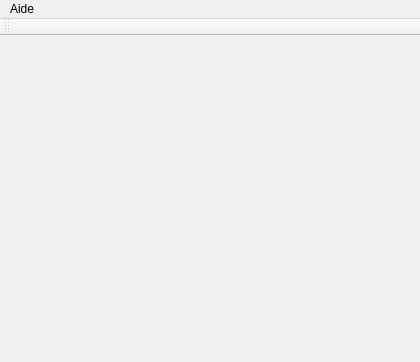
<?xml version="1.0" encoding="UTF-8"?>
<ui version="4.0">
 <class>MainWindow</class>
 <widget class="QMainWindow" name="MainWindow">
  <property name="geometry">
   <rect>
    <x>0</x>
    <y>0</y>
    <width>420</width>
    <height>362</height>
   </rect>
  </property>
  <property name="windowTitle">
   <string>Wifibot</string>
  </property>
  <property name="windowIcon">
   <iconset resource="ressources.qrc">
    <normaloff>:/robot.png</normaloff>:/robot.png</iconset>
  </property>
  <widget class="QWidget" name="centralWidget"/>
  <widget class="QMenuBar" name="menuBar">
   <property name="geometry">
    <rect>
     <x>0</x>
     <y>0</y>
     <width>420</width>
     <height>21</height>
    </rect>
   </property>
   <widget class="QMenu" name="menuAide">
    <property name="title">
     <string>Aide</string>
    </property>
    <addaction name="actionA_propos"/>
   </widget>
   <addaction name="menuAide"/>
  </widget>
  <widget class="QToolBar" name="mainToolBar">
   <attribute name="toolBarArea">
    <enum>TopToolBarArea</enum>
   </attribute>
   <attribute name="toolBarBreak">
    <bool>false</bool>
   </attribute>
  </widget>
  <action name="actionA_propos">
   <property name="text">
    <string>A propos...</string>
   </property>
  </action>
 </widget>
 <layoutdefault spacing="6" margin="11"/>
 <resources>
  <include location="ressources.qrc"/>
 </resources>
 <connections/>
</ui>
